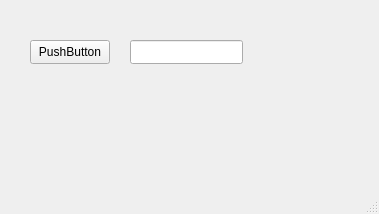
<?xml version="1.0" encoding="UTF-8"?>
<ui version="4.0">
 <class>MainWindow</class>
 <widget class="QMainWindow" name="MainWindow">
  <property name="geometry">
   <rect>
    <x>0</x>
    <y>0</y>
    <width>379</width>
    <height>214</height>
   </rect>
  </property>
  <property name="windowTitle">
   <string>MainWindow</string>
  </property>
  <widget class="QWidget" name="centralwidget">
   <widget class="QPushButton" name="pushButton">
    <property name="geometry">
     <rect>
      <x>30</x>
      <y>40</y>
      <width>80</width>
      <height>24</height>
     </rect>
    </property>
    <property name="text">
     <string>PushButton</string>
    </property>
   </widget>
   <widget class="QLineEdit" name="lineEdit">
    <property name="geometry">
     <rect>
      <x>130</x>
      <y>40</y>
      <width>113</width>
      <height>24</height>
     </rect>
    </property>
   </widget>
  </widget>
  <widget class="QMenuBar" name="menubar">
   <property name="geometry">
    <rect>
     <x>0</x>
     <y>0</y>
     <width>379</width>
     <height>21</height>
    </rect>
   </property>
  </widget>
  <widget class="QStatusBar" name="statusbar"/>
 </widget>
 <resources/>
 <connections/>
</ui>
